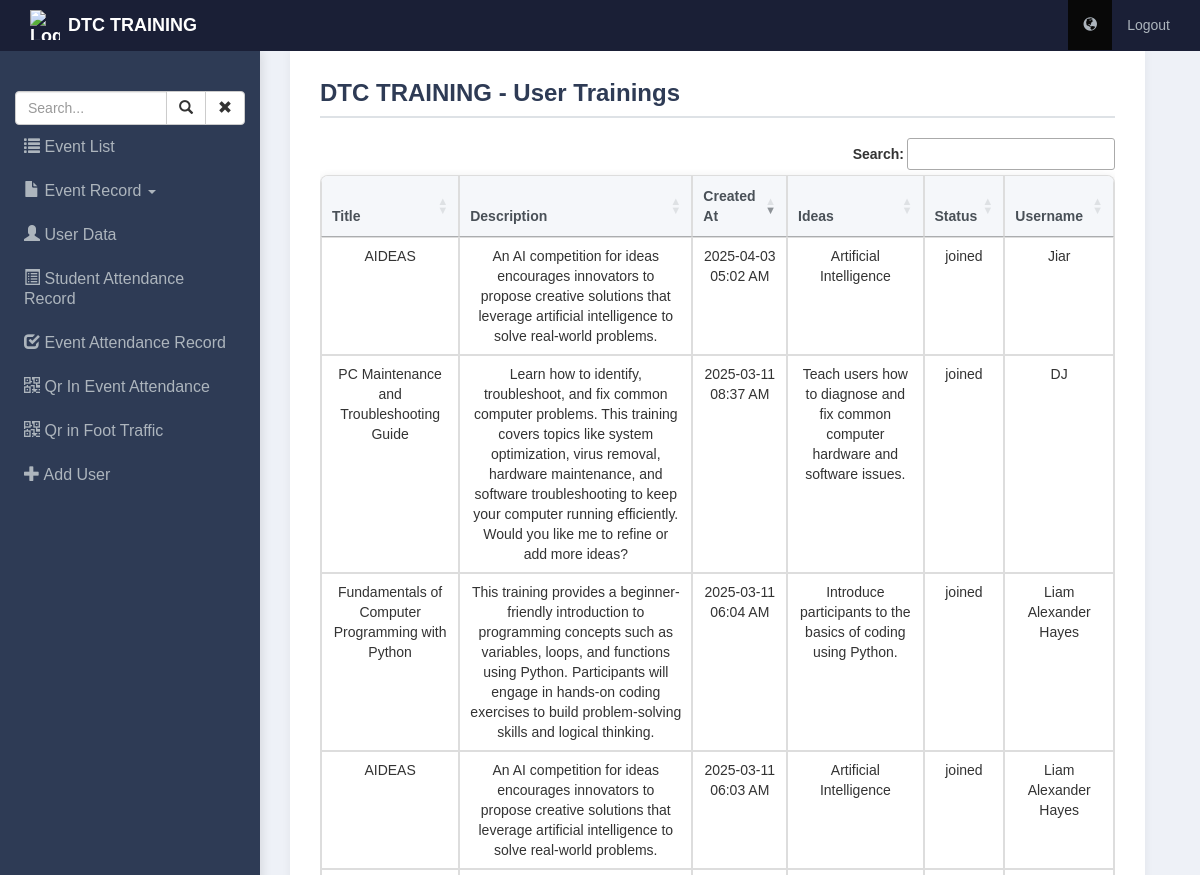
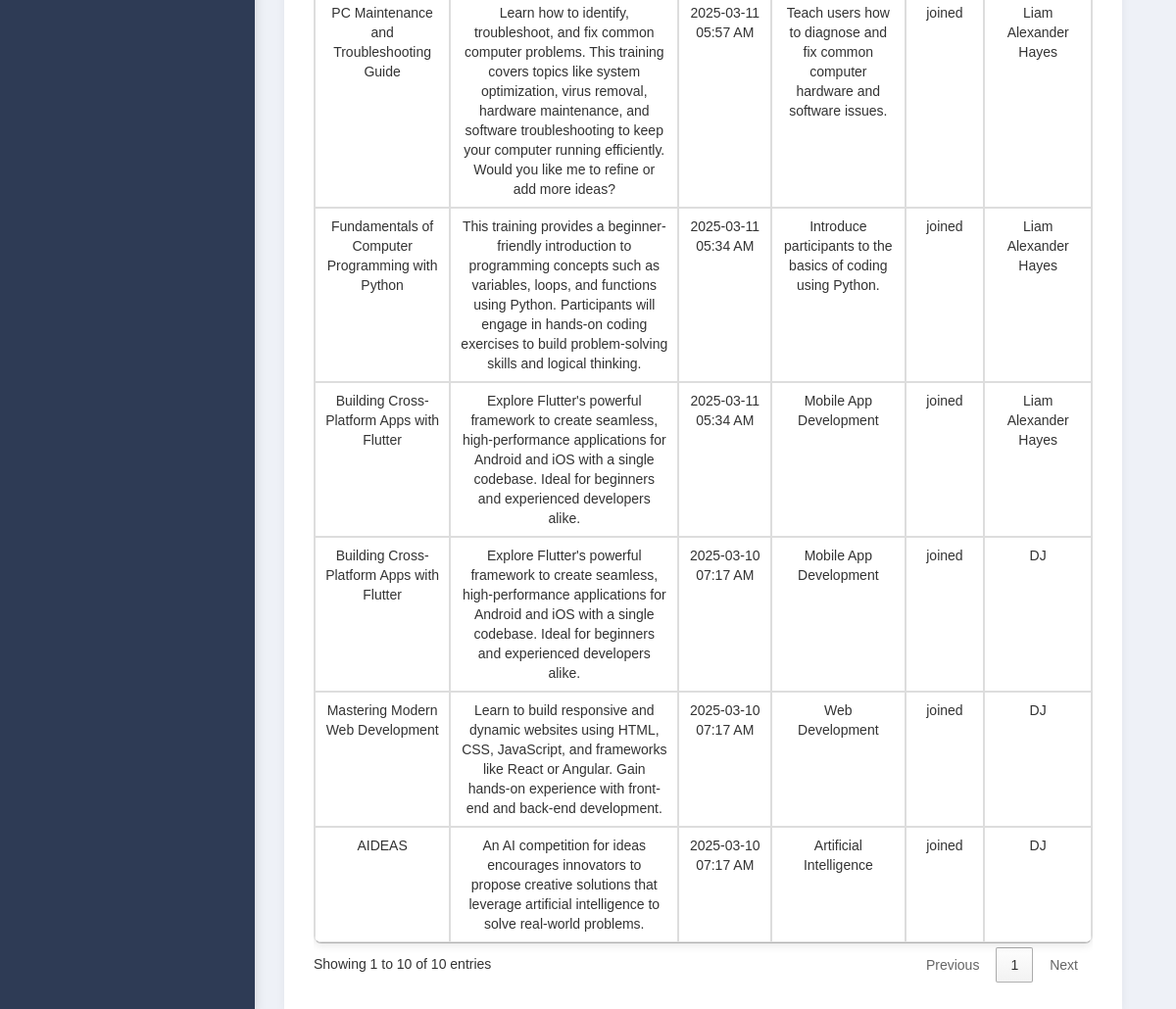
/event_attendance.php, run on the app's committed database (2 pictures, top to bottom).
### tables this page shows
CREATE TABLE `user_trainings` (
  `id` int(11) NOT NULL,
  `user_id` int(10) UNSIGNED NOT NULL,
  `training_id` int(10) UNSIGNED NOT NULL,
  `created_at` timestamp NULL DEFAULT current_timestamp(),
  `Status` varchar(100) NOT NULL DEFAULT 'Joined',
  `username` varchar(100) NOT NULL,
  `Ideas` varchar(200) NOT NULL,
  `title` varchar(200) NOT NULL,
  `description` varchar(300) NOT NULL
);

### event_attendance.php (the view, shortened to what this page needs)
<?php
include 'db_connection.php';
$sql = "SELECT id, Ideas, title, description, created_at, Status, username
        FROM user_trainings
        ORDER BY id DESC";
$result = $conn->query($sql);
?>
<!DOCTYPE html>
<html lang="en">
<head>
    <link rel='stylesheet' href='//maxcdn.bootstrapcdn.com/bootstrap/3.3.5/css/bootstrap.min.css'>
    <link rel='stylesheet' href='//cdnjs.cloudflare.com/ajax/libs/animate.css/3.2.3/animate.min.css'>
    <link rel="stylesheet" href="admin.css">
    <link rel="stylesheet" type="text/css" href="https://cdn.datatables.net/1.10.25/css/jquery.dataTables.css">
    <link rel="stylesheet" type="text/css" href="https://cdn.datatables.net/buttons/1.7.1/css/buttons.dataTables.min.css">
</head>
<body>
<nav class="navbar navbar-inverse navbar-fixed-top">
    <div class="container">
        <div class="navbar-header">
            <a class="navbar-brand" href="">
                <img src="assets/dtccaga.jpg" alt="Logo" style="height: 30px; width: 30px; display: inline-block; vertical-align: middle; margin-right: 8px;">
                DTC TRAINING
            </a>
        </div>
        <div class="collapse navbar-collapse">
            <ul class="nav navbar-nav navbar-right">
                <li class="active"><a title="View Website" href="admin_dashboard.php"><span class="glyphicon glyphicon-globe"></span></a></li>
                <li><a href="login.php">Logout</a></li>
            </ul>
        </div>
    </div>
</nav>
<div class="container-fluid">
    <div class="col-md-3">
        <div id="sidebar">
            <div class="container-fluid tmargin">
                <div class="input-group">
                    <input type="text" id="searchInput" class="form-control" placeholder="Search...">
                    <span class="input-group-btn">
                        <button id="searchButton" class="btn btn-default">
                            <span class="glyphicon glyphicon-search"></span>
                        </button>
                        <button id="clearButton" class="btn btn-default">
                            <span class="glyphicon glyphicon-remove"></span>
                        </button>
                    </span>
                </div>
            </div>
            <ul class="nav navbar-nav side-bar">
    <li class="side-bar">
        <a href="admin_dashboard.php">
            <span class="glyphicon glyphicon-list"></span> Event List
        </a>
    </li>
    <li class="dropdown">
        <a href="#" class="dropdown-toggle" data-toggle="dropdown">
            <span class="glyphicon glyphicon-file"></span> Event Record <span class="caret"></span>
        </a>
    </li>
    <li class="side-bar">
        <a href="user_data.php">
            <span class="glyphicon glyphicon-user"></span> User Data
        </a>
    </li>
    <li class="side-bar">
        <a href="attendance.php">
            <span class="glyphicon glyphicon-list-alt"></span> Student Attendance Record
        </a>
    </li>
    <li class="side-bar">
        <a href="event_attendance.php">
            <span class="glyphicon glyphicon-check"></span> Event Attendance Record
        </a>
    </li>
    <li class="side-bar">
        <a href="qr_in.php">
            <span class="glyphicon glyphicon-qrcode"></span> Qr In Event Attendance
        </a>
    </li>
     <li class="side-bar">
        <a href="foot_track.php">
            <span class="glyphicon glyphicon-qrcode"></span> Qr in Foot Traffic
        </a>
    </li>
    <li class="side-bar">
        <a href="add_user.php">
            <span class="glyphicon glyphicon-plus"></span> Add User
        </a>
    </li>
</ul>
        </div>
    </div>
    <div class="container-fluid">
        <div class="col-md-9">
            <h1 class="page-header">DTC TRAINING - User Trainings</h1>
            <div class="table-responsive">
                <table id="pendingTable" class="table table-hover table-bordered">
                    <thead>
                        <tr>
                            <th>Title</th>
                            <th>Description</th>
                            <th>Created At</th>
                            <th>Ideas</th>
                            <th>Status</th>
                            <th>Username</th>
                        </tr>
                    </thead>
                    <tbody>
                       <?php
if ($result->num_rows > 0) {
    while ($row = $result->fetch_assoc()) {
        echo "<tr>
                <td>{$row['title']}</td>
                <td>{$row['description']}</td>
                <td>" . date('Y-m-d h:i A', strtotime($row['created_at'])) . "</td>
                <td>{$row['Ideas']}</td>
                <td>{$row['Status']}</td>
                <td>{$row['username']}</td>
              </tr>";
    }
} else {
    echo "<tr><td colspan='6' class='text-center'>No user trainings found.</td></tr>";
}
?>
                    </tbody>
                </table>
            </div>
        </div>
    </div>
</div>
</body>
</html>

### admin.css (style rules this page uses)
body { padding-top: 50px; background-color: #eef1f7; font-family: 'Arial', sans-serif; margin: 0; padding: 0; }
.navbar-inverse { background-color: #1a1f36; border-color: #1a1f36; }
.navbar-brand { color: #ffffff !important; font-weight: bold; display: flex; align-items: center; }
.navbar-brand img { height: 30px; width: 30px; margin-right: 8px; }
.navbar-nav > li > a { color: #adb5bd !important; }
#sidebar { position: fixed; top: 51px; left: 0; width: 260px; height: calc(100% - 51px); background-color: #2e3b55; padding-top: 15px; color: #ffffff; overflow-y: auto; box-shadow: 2px 0 10px rgba(0, 0, 0, 0.1); z-index: 1000; }
.side-bar { padding: 0; margin: 0; }
.side-bar > li { list-style-type: none; }
.side-bar > li > a { display: block; color: #cfd8dc; padding: 12px 20px; font-size: 16px; border-left: 4px solid transparent; text-decoration: none; transition: background-color 0.3s, border-left-color 0.3s; }
.col-md-9 { margin-left: 260px; padding: 30px; background-color: #ffffff; min-height: 100vh; box-shadow: 0 0 10px rgba(0, 0, 0, 0.05); }
.page-header { margin-top: 0; padding-bottom: 10px; border-bottom: 2px solid #dee2e6; font-size: 24px; font-weight: bold; color: #2e3b55; }
.table { background-color: #ffffff; box-shadow: 0 2px 10px rgba(0, 0, 0, 0.1); border-radius: 8px; overflow: hidden; width: 100%; margin-bottom: 20px; }
.table thead th { background-color: #f5f7fa; color: #495057; border-bottom: 2px solid #dee2e6; text-align: center; padding: 12px; }
.table td, .table th { vertical-align: middle; text-align: center; padding: 12px; }
.table-bordered { border: 1px solid #ddd; }
.table-bordered th, .table-bordered td { border: 1px solid #ddd; }

### event_attendance.php (style rules this page uses)
.table-responsive { overflow-x: auto; }
.table th, .table td { word-wrap: break-word; white-space: normal; }
.table th { background-color: #f8f9fa; }
.table td { vertical-align: middle; }
.container-fluid { padding-top: 25px; }

### data on the page
user_trainings: title "AIDEAS", description "An AI competition for ideas encourages innovators to propose creative solutions that leverage artificial intelligence to solve real-world problems.", created_at "2025-04-03 05:02 AM", Ideas "Artificial Intelligence", Status "joined", username "Jiar"
user_trainings: title "PC Maintenance and Troubleshooting Guide", description "Learn how to identify, troubleshoot, and fix common computer problems. This training covers topics like system optimization, virus removal, hardware maintenance, and software troubleshooting to keep your computer running efficiently. Would you like me to refine or add more ideas?", created_at "2025-03-11 08:37 AM", Ideas "Teach users how to diagnose and fix common computer hardware and software issues.", Status "joined", username "DJ"
user_trainings: title "Fundamentals of Computer Programming with Python", description "This training provides a beginner-friendly introduction to programming concepts such as variables, loops, and functions using Python. Participants will engage in hands-on coding exercises to build problem-solving skills and logical thinking.", created_at "2025-03-11 06:04 AM", Ideas "Introduce participants to the basics of coding using Python.", Status "joined", username "Liam Alexander Hayes"
user_trainings: title "AIDEAS", description "An AI competition for ideas encourages innovators to propose creative solutions that leverage artificial intelligence to solve real-world problems.", created_at "2025-03-11 06:03 AM", Ideas "Artificial Intelligence", Status "joined", username "Liam Alexander Hayes"
user_trainings: title "PC Maintenance and Troubleshooting Guide", description "Learn how to identify, troubleshoot, and fix common computer problems. This training covers topics like system optimization, virus removal, hardware maintenance, and software troubleshooting to keep your computer running efficiently. Would you like me to refine or add more ideas?", created_at "2025-03-11 05:57 AM", Ideas "Teach users how to diagnose and fix common computer hardware and software issues.", Status "joined", username "Liam Alexander Hayes"
user_trainings: title "Fundamentals of Computer Programming with Python", description "This training provides a beginner-friendly introduction to programming concepts such as variables, loops, and functions using Python. Participants will engage in hands-on coding exercises to build problem-solving skills and logical thinking.", created_at "2025-03-11 05:34 AM", Ideas "Introduce participants to the basics of coding using Python.", Status "joined", username "Liam Alexander Hayes"
user_trainings: title "Building Cross-Platform Apps with Flutter", description "Explore Flutter's powerful framework to create seamless, high-performance applications for Android and iOS with a single codebase. Ideal for beginners and experienced developers alike.", created_at "2025-03-11 05:34 AM", Ideas "Mobile App Development", Status "joined", username "Liam Alexander Hayes"
user_trainings: title "Building Cross-Platform Apps with Flutter", description "Explore Flutter's powerful framework to create seamless, high-performance applications for Android and iOS with a single codebase. Ideal for beginners and experienced developers alike.", created_at "2025-03-10 07:17 AM", Ideas "Mobile App Development", Status "joined", username "DJ"
user_trainings: title "Mastering Modern Web Development", description "Learn to build responsive and dynamic websites using HTML, CSS, JavaScript, and frameworks like React or Angular. Gain hands-on experience with front-end and back-end development.", created_at "2025-03-10 07:17 AM", Ideas "Web Development", Status "joined", username "DJ"
user_trainings: title "AIDEAS", description "An AI competition for ideas encourages innovators to propose creative solutions that leverage artificial intelligence to solve real-world problems.", created_at "2025-03-10 07:17 AM", Ideas "Artificial Intelligence", Status "joined", username "DJ"
